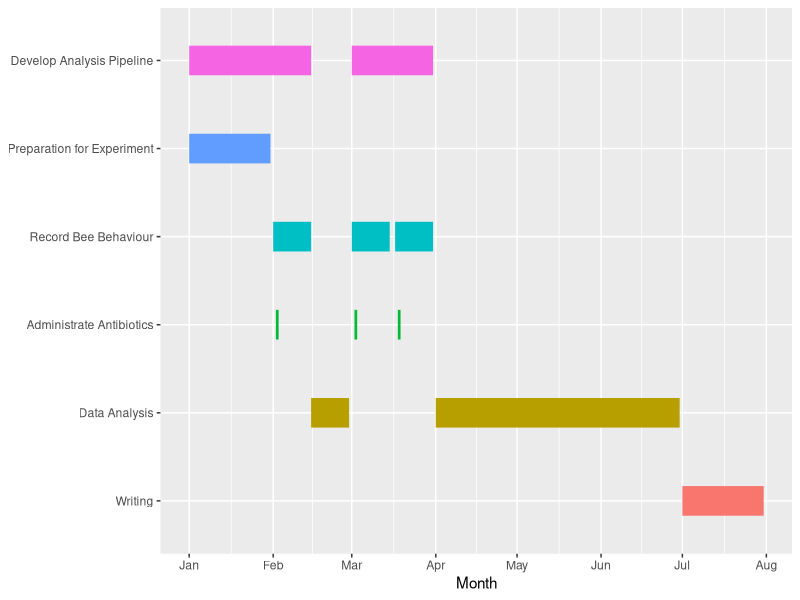

Source code (R):
require(ggplot2)

activity <- c("Develop Analysis Pipeline", "Data Analysis", "Develop Analysis Pipeline", "Preparation for Experiment", "Administrate Antibiotics", "Record Bee Behaviour", "Administrate Antibiotics", "Record Bee Behaviour", "Administrate Antibiotics", "Record Bee Behaviour", "Data Analysis", "Writing")
activity <- cbind(activity, c(1:length(activity)))
start <- c("start")
end <- c("end")

Starts <- cbind(activity, start)
Ends <- cbind(activity, end)
Gantt <- as.data.frame(rbind(Starts, Ends))
Dates <- c("2020-01-01", "2020-02-15", "2020-03-01", "2020-01-01", "2020-02-02", "2020-02-01", "2020-03-02", "2020-03-01", "2020-03-18", "2020-03-17", "2020-04-01", "2020-07-01",
        "2020-02-15", "2020-02-29", "2020-03-31", "2020-01-31", "2020-02-03", "2020-02-15", "2020-03-03", "2020-03-15", "2020-03-19", "2020-03-31", "2020-06-30", "2020-07-31")
Dates <- as.Date(Dates, "%Y-%m-%d")
Gantt$date <- Dates
Gantt$activity <- factor(Gantt$activity,levels = c("Writing", "Data Analysis", "Administrate Antibiotics", "Record Bee Behaviour", "Preparation for Experiment", "Develop Analysis Pipeline"))

p <- ggplot(Gantt, aes(date, activity, color = activity, group = V2)) +
	geom_line(size = 10) +
	labs(x="Month", y=NULL)

pdf("../Figures/gnatt.pdf", 10, 3)
    p + theme(legend.position = "none") +
    scale_x_date(date_breaks = "months", date_labels = "%b")
graphics.off();
